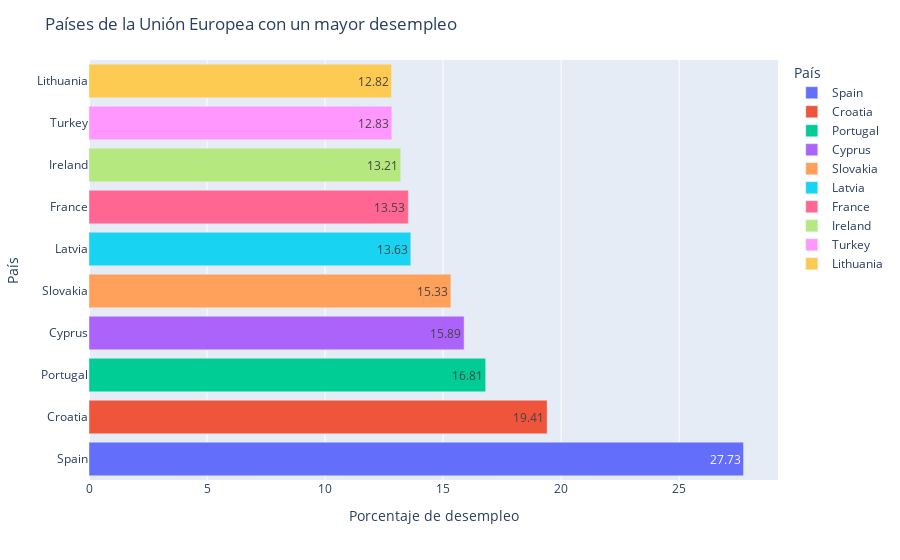

Notebook code for this chart:
### Code cell
fig = px.bar(y=df_most["country"], x=df_most["Value"], 
             color=df_most["country"], text=round(df_most["Value"], 2))
fig.update_layout(title="Países de la Unión Europea con un mayor desempleo",
                  xaxis_title="Porcentaje de desempleo",
                  yaxis_title="País",
                  legend_title="País")
fig.write_html("img3.html")
fig.show()

### Figure 1 — Plotly figure (JSON) as saved in the notebook; plotly's stock layout.template omitted (floating-point values rounded to 4 significant figures)
{"data": [{"alignmentgroup": "True", "hovertemplate": "color=Spain<br>x=%{x}<br>y=%{y}<br>text=%{text}<extra></extra>", "legendgroup": "Spain", "marker": {"color": "#636efa"}, "name": "Spain", "offsetgroup": "Spain", "orientation": "h", "showlegend": true, "text": [27.73], "textposition": "auto", "type": "bar", "x": [27.73], "xaxis": "x", "y": ["Spain"], "yaxis": "y"}, {"alignmentgroup": "True", "hovertemplate": "color=Croatia<br>x=%{x}<br>y=%{y}<br>text=%{text}<extra></extra>", "legendgroup": "Croatia", "marker": {"color": "#EF553B"}, "name": "Croatia", "offsetgroup": "Croatia", "orientation": "h", "showlegend": true, "text": [19.41], "textposition": "auto", "type": "bar", "x": [19.41], "xaxis": "x", "y": ["Croatia"], "yaxis": "y"}, {"alignmentgroup": "True", "hovertemplate": "color=Portugal<br>x=%{x}<br>y=%{y}<br>text=%{text}<extra></extra>", "legendgroup": "Portugal", "marker": {"color": "#00cc96"}, "name": "Portugal", "offsetgroup": "Portugal", "orientation": "h", "showlegend": true, "text": [16.81], "textposition": "auto", "type": "bar", "x": [16.81], "xaxis": "x", "y": ["Portugal"], "yaxis": "y"}, {"alignmentgroup": "True", "hovertemplate": "color=Cyprus<br>x=%{x}<br>y=%{y}<br>text=%{text}<extra></extra>", "legendgroup": "Cyprus", "marker": {"color": "#ab63fa"}, "name": "Cyprus", "offsetgroup": "Cyprus", "orientation": "h", "showlegend": true, "text": [15.89], "textposition": "auto", "type": "bar", "x": [15.89], "xaxis": "x", "y": ["Cyprus"], "yaxis": "y"}, {"alignmentgroup": "True", "hovertemplate": "color=Slovakia<br>x=%{x}<br>y=%{y}<br>text=%{text}<extra></extra>", "legendgroup": "Slovakia", "marker": {"color": "#FFA15A"}, "name": "Slovakia", "offsetgroup": "Slovakia", "orientation": "h", "showlegend": true, "text": [15.33], "textposition": "auto", "type": "bar", "x": [15.33], "xaxis": "x", "y": ["Slovakia"], "yaxis": "y"}, {"alignmentgroup": "True", "hovertemplate": "color=Latvia<br>x=%{x}<br>y=%{y}<br>text=%{text}<extra></extra>", "legendgroup": "Latvia", "marker": {"color": "#19d3f3"}, "name": "Latvia", "offsetgroup": "Latvia", "orientation": "h", "showlegend": true, "text": [13.63], "textposition": "auto", "type": "bar", "x": [13.63], "xaxis": "x", "y": ["Latvia"], "yaxis": "y"}, {"alignmentgroup": "True", "hovertemplate": "color=France<br>x=%{x}<br>y=%{y}<br>text=%{text}<extra></extra>", "legendgroup": "France", "marker": {"color": "#FF6692"}, "name": "France", "offsetgroup": "France", "orientation": "h", "showlegend": true, "text": [13.53], "textposition": "auto", "type": "bar", "x": [13.53], "xaxis": "x", "y": ["France"], "yaxis": "y"}, {"alignmentgroup": "True", "hovertemplate": "color=Ireland<br>x=%{x}<br>y=%{y}<br>text=%{text}<extra></extra>", "legendgroup": "Ireland", "marker": {"color": "#B6E880"}, "name": "Ireland", "offsetgroup": "Ireland", "orientation": "h", "showlegend": true, "text": [13.21], "textposition": "auto", "type": "bar", "x": [13.21], "xaxis": "x", "y": ["Ireland"], "yaxis": "y"}, {"alignmentgroup": "True", "hovertemplate": "color=Turkey<br>x=%{x}<br>y=%{y}<br>text=%{text}<extra></extra>", "legendgroup": "Turkey", "marker": {"color": "#FF97FF"}, "name": "Turkey", "offsetgroup": "Turkey", "orientation": "h", "showlegend": true, "text": [12.83], "textposition": "auto", "type": "bar", "x": [12.83], "xaxis": "x", "y": ["Turkey"], "yaxis": "y"}, {"alignmentgroup": "True", "hovertemplate": "color=Lithuania<br>x=%{x}<br>y=%{y}<br>text=%{text}<extra></extra>", "legendgroup": "Lithuania", "marker": {"color": "#FECB52"}, "name": "Lithuania", "offsetgroup": "Lithuania", "orientation": "h", "showlegend": true, "text": [12.82], "textposition": "auto", "type": "bar", "x": [12.82], "xaxis": "x", "y": ["Lithuania"], "yaxis": "y"}], "layout": {"barmode": "relative", "legend": {"title": {"text": "País"}, "tracegroupgap": 0}, "margin": {"t": 60}, "title": {"text": "Países de la Unión Europea con un mayor desempleo"}, "xaxis": {"anchor": "y", "domain": [0, 1], "title": {"text": "Porcentaje de desempleo"}}, "yaxis": {"anchor": "x", "domain": [0, 1], "title": {"text": "País"}}}}
